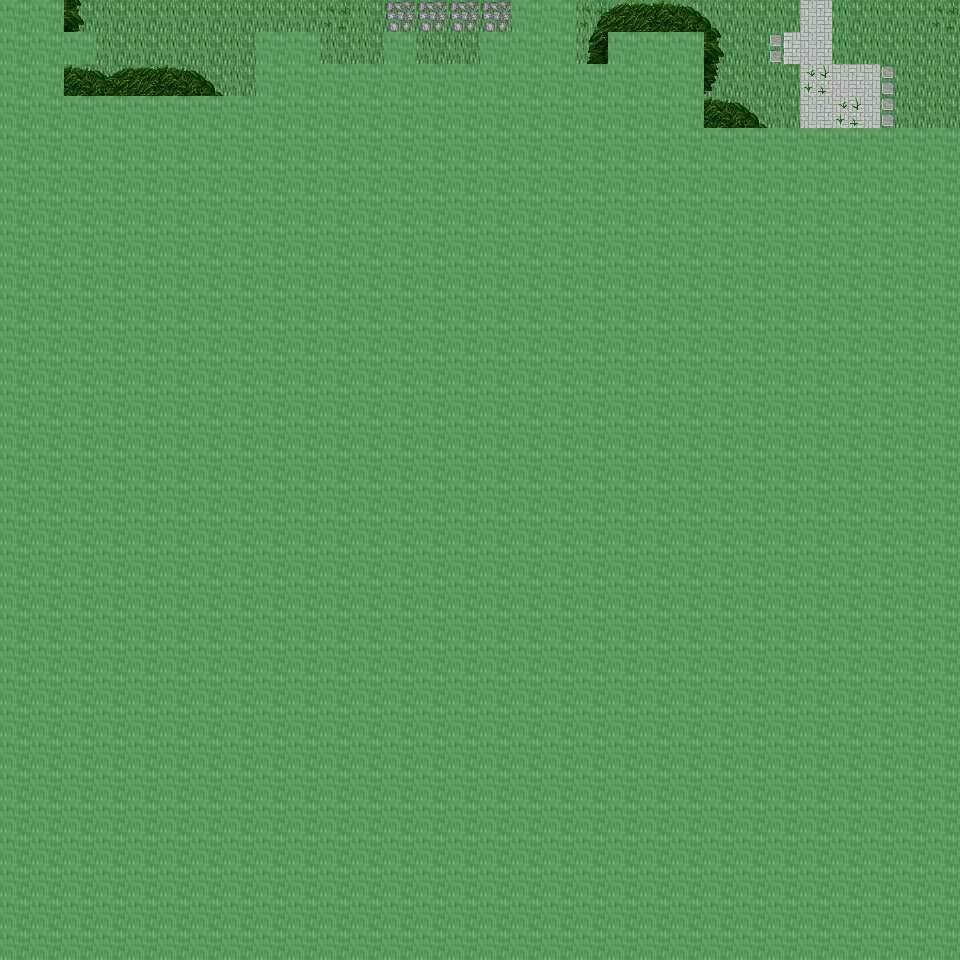

This game map was drawn from its Tiled (.tmx) file and the tilesets committed beside it. A one-line description and the trimmed map source follow:
An orthogonal 30x30 tile map with 32x32 px tiles, 6 tile layers (Ground, Object, Object2, Above, ...), 18 tilesets and 3 objects (3x mapchange).

<map version="1.0" orientation="orthogonal" renderorder="right-down" width="30" height="30" tilewidth="32" tileheight="32" nextobjectid="4">
  <tileset firstgid="1" name="tileset_ground_ground" tilewidth="32" tileheight="32" tilecount="33" columns="3">
    <image source="../drawable/tileset_ground_ground.png" width="96" height="352" />
  </tileset>
  <tileset firstgid="34" name="tileset_ground_grass_edges" tilewidth="32" tileheight="32" tilecount="36" columns="12">
    <image source="../drawable/tileset_ground_grass_edges.png" width="384" height="96" />
  </tileset>
  <tileset firstgid="70" name="tileset_ground_ridge_earth_pale" tilewidth="32" tileheight="32" tilecount="96" columns="12">
    <image source="../drawable/tileset_ground_ridge_earth_pale.png" width="384" height="256" />
  </tileset>
  <tileset firstgid="166" name="tileset_plant_flower_daisy_white" tilewidth="32" tileheight="32" tilecount="8" columns="2">
    <image source="../drawable/tileset_plant_flower_daisy_white.png" width="64" height="128" />
  </tileset>
  <tileset firstgid="174" name="tileset_plant_grasses" tilewidth="32" tileheight="32" tilecount="6" columns="3">
    <image source="../drawable/tileset_plant_grasses.png" width="96" height="64" />
  </tileset>
  <tileset firstgid="180" name="tileset_plant_flower_daisy_yellow" tilewidth="32" tileheight="32" tilecount="8" columns="2">
    <image source="../drawable/tileset_plant_flower_daisy_yellow.png" width="64" height="128" />
  </tileset>
  <tileset firstgid="188" name="tileset_ground_rock_pebbles" tilewidth="32" tileheight="32" tilecount="3" columns="1">
    <image source="../drawable/tileset_ground_rock_pebbles.png" width="32" height="96" />
  </tileset>
  <tileset firstgid="191" name="tileset_plant_tree_tree_darkgreen" tilewidth="32" tileheight="32" tilecount="88" columns="8">
    <image source="../drawable/tileset_plant_tree_tree_darkgreen.png" width="256" height="352" />
  </tileset>
  <tileset firstgid="279" name="tileset_ground_grass_corners" tilewidth="32" tileheight="32" tilecount="24" columns="6">
    <image source="../drawable/tileset_ground_grass_corners.png" width="192" height="128" />
  </tileset>
  <tileset firstgid="303" name="tileset_ground_cobbled_paving" tilewidth="32" tileheight="32" tilecount="1" columns="1">
    <image source="../drawable/tileset_ground_cobbled_paving.png" width="32" height="32" />
  </tileset>
  <tileset firstgid="304" name="tileset_building_decoration_rocks_2" tilewidth="32" tileheight="32" tilecount="2" columns="1">
    <image source="../drawable/tileset_building_decoration_rocks_2.png" width="32" height="64" />
  </tileset>
  <tileset firstgid="306" name="tileset_plant_bush_bushes" tilewidth="32" tileheight="32" tilecount="10" columns="5">
    <image source="../drawable/tileset_plant_bush_bushes.png" width="160" height="64" />
  </tileset>
  <tileset firstgid="316" name="tileset_plant_stump_rectangular" tilewidth="32" tileheight="32" tilecount="4" columns="2">
    <image source="../drawable/tileset_plant_stump_rectangular.png" width="64" height="64" />
  </tileset>
  <tileset firstgid="320" name="tileset_item_corpse_huge_animal" tilewidth="32" tileheight="32" tilecount="16" columns="2">
    <image source="../drawable/tileset_item_corpse_huge_animal.png" width="64" height="256" />
  </tileset>
  <tileset firstgid="336" name="tileset_logic_collision" tilewidth="32" tileheight="32" tilecount="1" columns="1">
    <image source="../drawable/tileset_logic_collision.png" width="32" height="32" />
  </tileset>
  <tileset firstgid="337" name="tileset_ground_rock_mossy_rubble" tilewidth="32" tileheight="32" tilecount="9" columns="3">
    <image source="../drawable/tileset_ground_rock_mossy_rubble.png" width="96" height="96" />
  </tileset>
  <tileset firstgid="346" name="tileset_ground_grass_2" tilewidth="32" tileheight="32" tilecount="21" columns="3">
    <image source="../drawable/tileset_ground_grass_2.png" width="96" height="224" />
  </tileset>
  <tileset firstgid="367" name="tileset_ground_green_paving" tilewidth="32" tileheight="32" tilecount="18" columns="3">
    <image source="../drawable/tileset_ground_green_paving.png" width="96" height="192" />
  </tileset>
  <layer name="Ground" width="30" height="30">
    <data>[900 cells, 120 non-empty, 1 distinct tile ids]</data>
  </layer>
  <layer name="Object" width="30" height="30">
    <data>[900 cells, 9 non-empty, 3 distinct tile ids]</data>
  </layer>
  <layer name="Object2" width="30" height="30">
    <data>[900 cells, 39 non-empty, 11 distinct tile ids]</data>
  </layer>
  <layer name="Above" width="30" height="30">
    <data>[900 cells, 55 non-empty, 28 distinct tile ids]</data>
  </layer>
  <layer name="Above2" width="30" height="30">
    <data>[900 cells, 0 non-empty, 0 distinct tile ids]</data>
  </layer>
  <layer name="Walkable" width="30" height="30">
    <data>[900 cells, 834 non-empty, 1 distinct tile ids]</data>
  </layer>
  <objectgroup name="MapEvents">
    <object id="1" name="north" type="mapchange" x="64" y="0" width="448" height="32">
      <properties>
        <property name="map" value="0_deniran_forest_n2_w_x0_y1" />
        <property name="place" value="south" />
      </properties>
    </object>
    <object id="2" name="north2" type="mapchange" x="576" y="0" width="384" height="32">
      <properties>
        <property name="map" value="0_deniran_forest_n2_w_x0_y1" />
        <property name="place" value="south2" />
      </properties>
    </object>
    <object id="3" name="east" type="mapchange" x="928" y="0" width="32" height="128">
      <properties>
        <property name="map" value="0_ados_mountain_n2_w2_x0_y2" />
        <property name="place" value="west" />
      </properties>
    </object>
  </objectgroup>
</map>
